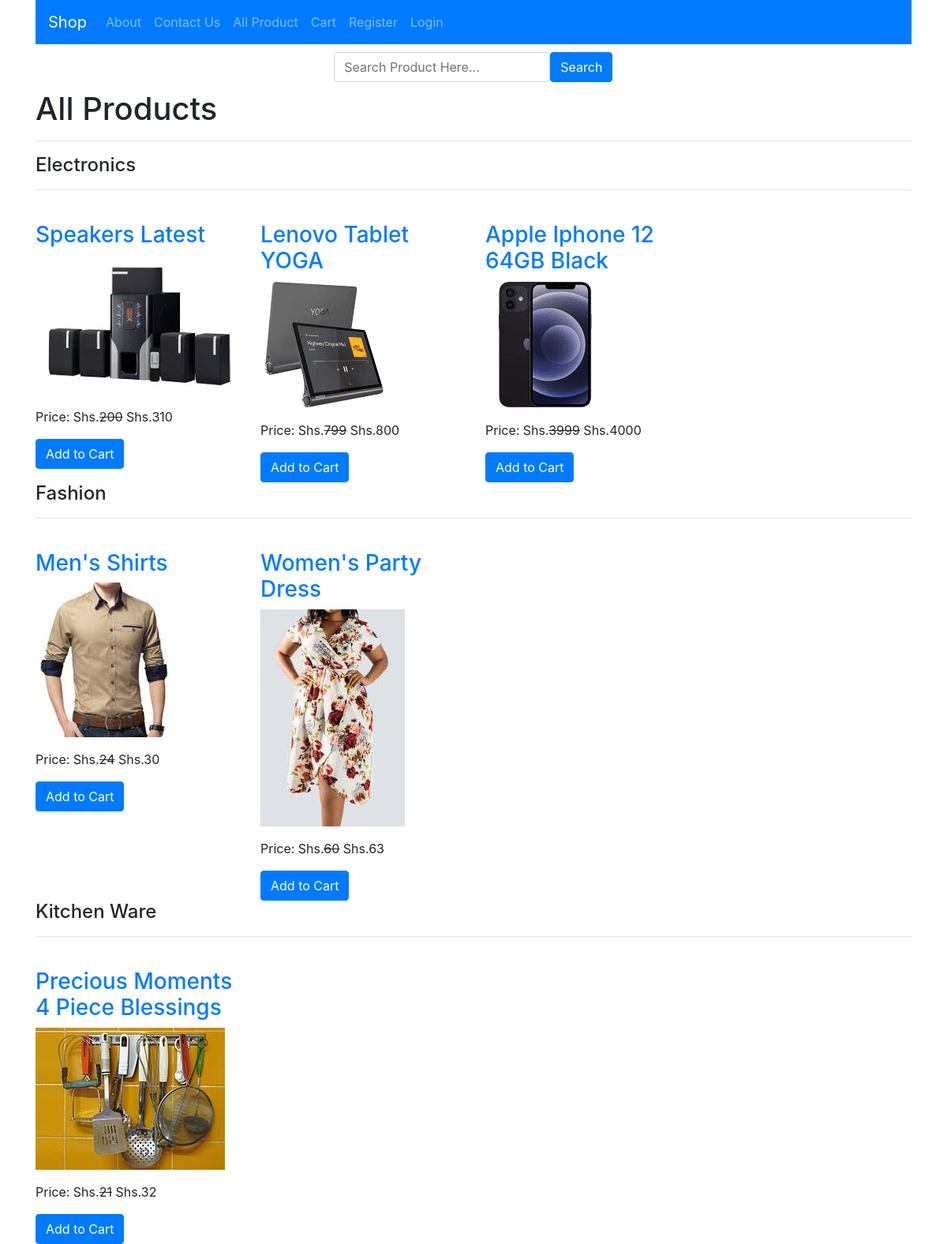
Screenshot of /products/ with the database file from the repository.
### shop/models.py (models this page shows, shortened)
class Category(models.Model):
    title=models.CharField(max_length=200)
    slug = models.SlugField(unique=True)

class Product(models.Model):
    title=models.CharField(max_length=200)
    slug = models.SlugField(unique=True)
    category = models.ForeignKey(Category, on_delete=models.CASCADE)
    image= models.ImageField(upload_to="products")
    marked_price = models.PositiveIntegerField()
    selling_price = models.PositiveIntegerField()
    description = models.TextField()
    warranty=models.CharField(max_length=200, null=True, blank=True)
    return_policy=models.CharField(max_length=200, null=True, blank=True)
    view_count=models.PositiveIntegerField(default=0)

### shop/views.py (the view)
# urls.py: path('products/', ProductView.as_view(), name='all_products'),
class ProductView(EcomMixin,TemplateView):
    template_name="shop/products.html"
    def get_context_data(self, **kwargs):
        context = super().get_context_data(**kwargs)
        context['list_cat'] = Category.objects.all()
        return context

### shop/views.py (called while the page is built)
    def dispatch(self, request, *args, **kwargs):
        cart_id = request.session.get("cart_id")
        user = request.user
        if cart_id:
            cart_obj = Cart.objects.get(id=cart_id)
            if user.is_authenticated and user.customer:
                cart_obj.customer = user.customer
                cart_obj.save()
        return super().dispatch(request, *args, **kwargs)

### templates/shop/products.html (shortened to what this page needs)
{% extends 'shop/base.html' %}
{% block content %}
<div class="container">
    <h1>All Products</h1>
    <hr/>
    {% for cat in list_cat %}
    <h4>{{cat.title}}</h4>
    <hr/>
    <div class="row">
    {% for items in cat.product_set.all  %}
    <div class="col-md-3">
       <div class="mt-4">
            <h3><a href="{% url 'shop:products_detail' items.slug %}">{{items.title}}</a></h3>
            <img src="{{items.image.url}}" alt='' class="img-fluid" style="height:250; object-fit:cover;" />
            <br/>
            <p class="mt-3">Price: Shs.<s>{{items.marked_price}}</s> Shs.{{items.selling_price}}</p>
            <a href="{% url 'shop:addtocart' items.id %}" class="btn btn-primary">Add to Cart</a>
        </div>
    </div>
    {% endfor %}
    </div>
    {% endfor %}
</div>
    {% endblock content %}

### templates/shop/base.html (shortened to what this page needs)
<!DOCTYPE html>
<html>
    <head>
        <link rel="stylesheet" href="https://cdn.jsdelivr.net/npm/bootstrap@4.5.3/dist/css/bootstrap.min.css">
        <link rel="stylesheet" href="">
    </head>
    <body>
    <div class="container">
    <nav class="navbar navbar-expand-lg navbar-dark bg-primary">
  <a class="navbar-brand" href="/">Shop</a>
  <div class="collapse navbar-collapse" id="navbarNavDropdown">
    <ul class="navbar-nav">
      <li class="nav-item">
        <a class="nav-link" href="{% url 'shop:about' %}">About</a>
      </li>
      <li class="nav-item">
        <a class="nav-link" href="{% url 'shop:contact' %}">Contact Us</a>
      </li>
      <li class="nav-item">
        <a class="nav-link" href="{% url 'shop:all_products' %}">All Product</a>
      </li>
      <li class="nav-item">
        <a class="nav-link" href="{% url 'shop:mycart' %}">Cart</a>
      </li>
      {% if request.user.customer %}
      <li class="nav-item">
        <a class="nav-link">Welcome - {{request.user.username}}! </a></li>
        <li class="nav-item">
        <a class="nav-link" href="{% url 'shop:logout' %}">LogOut</a> </li>
        <li class="nav-item">
        <a class="nav-link" href="{% url 'shop:profile' %}">My Profile</a></li>
        {% else %}
        <li class="nav-item">
        <a class="nav-link" href="{% url 'shop:newUser' %}">Register</a> </li>
        <li class="nav-item">
        <a class="nav-link" href="{% url 'shop:login' %}">Login</a></li>
        {% endif %}
    </ul>
  </div>
</nav>
    </div>
    <div class="container" style="padding:10px; ">
        <div class="row">
            <div class="col-md-4 mx-auto">
                <form action="{% url 'shop:search' %}" class="form-inline" method="GET">
                    <div class="form-group">
                        <input type="text" name="keyword" id="" class="form-control" placeholder="Search Product Here..." required>
                    </div>
                    <button type="submit" class="btn btn-primary">Search</i></button>
                </form>
            </div>
        </div>
    </div>
    {% block  content %}
    {% endblock %}
    </body>
</html>

### rows the page displays
Category: title "Electronics"
Product: title "Speakers Latest", image (picture), marked_price "200", selling_price "310"
Product: title "Lenovo Tablet YOGA", image (picture), marked_price "799", selling_price "800"
Product: title "Apple Iphone 12 64GB Black", image (picture), marked_price "3999", selling_price "4000"
Category: title "Fashion"
Product: title "Men's Shirts", image (picture), marked_price "24", selling_price "30"
Product: title "Women's Party Dress", image (picture), marked_price "60", selling_price "63"
Category: title "Kitchen Ware"
Product: title "Precious Moments 4 Piece Blessings", image (picture), marked_price "21", selling_price "32"
